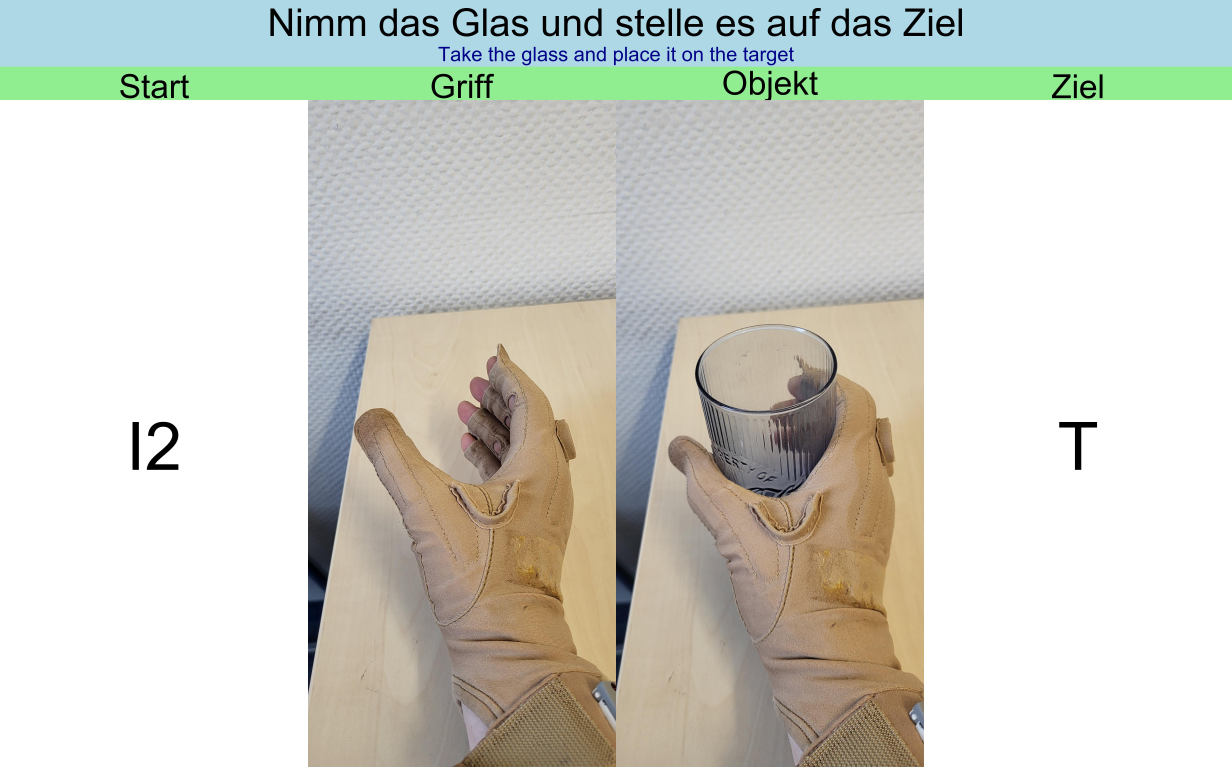
#> input picture data_processing/Slides/action_1.jpg, 7392 x 4600 px, found by its file name (shown at 1/6 size); its folder holds only this picture in this run
$ python swapp.py
#> lines starting #> are read from the running program, lines starting #| are printed output that depends on the picture
from PIL import Image, ImageDraw, ImageFont
import os

def tausche_labels_im_bild(image_path, label1, label2, output_path):
    # Bild laden
#> called with image_path = '../images/Final_images/action_1.jpg', label1 = 'Griff', label2 = 'Objekt', output_path = '../images/Slides/action_1.jpg'
    img = Image.open(image_path)
#> img is the input picture: PIL image 7392x4600 RGB; mean R, G, B 207.3, 209.7, 201.1

    # Zeichenwerkzeug erstellen
    draw = ImageDraw.Draw(img)

    # Schriftart festlegen (achte darauf, dass die Schriftart existiert oder setze eine Standard-Schriftart)
    try:
        font = ImageFont.truetype("arial.ttf", 200)
    except IOError:
        font = ImageFont.load_default()

    # Angenommene Positionen der Labels (müsstest du ggf. anpassen)
    griff_position = (4350, 400)  # Beispielkoordinaten für "Griff"
    objekt_position = (2500, 400)  # Beispielkoordinaten für "Objekt"

    # Farbe für "lightgreen" (für den Hintergrund)
    heading_banner_color = "lightgreen"  # Helles Grün für den Hintergrund

    # Berechne die Größe des Textes mit textbbox
    # textbbox gibt eine Bounding Box des Textes zurück (x1, y1, x2, y2)
    bbox1 = draw.textbbox((0, 0), label1, font=font)
#> bbox1 = (0, 34, 435, 189)
    bbox2 = draw.textbbox((0, 0), label2, font=font)
#> bbox2 = (0, 34, 657, 228)

    # Breite und Höhe des Textes extrahieren
    text_width_1 = bbox1[2] - bbox1[0]  # Breite von label1
#> text_width_1 = 435
    text_height_1 = bbox1[3] - bbox1[1]  # Höhe von label1
#> text_height_1 = 155
    text_width_2 = bbox2[2] - bbox2[0]  # Breite von label2
#> text_width_2 = 657
    text_height_2 = bbox2[3] - bbox2[1]  # Höhe von label2
#> text_height_2 = 194

    # Padding für die "delete box" (grüne Box um den Text)
    padding = 60  # Hier wird der Bereich um den Text größer gemacht
    padding2 = 11  # Hier wird der Bereich um den Text größer gemacht
    # Anpassung der Griff Position (hier verschieben wir die y-Koordinate)
    griff_position_y_adjusted = griff_position[1] - 20  # Beispielwert, um die Box höher zu setzen

    # Grüne Boxen um die Textpositionen zeichnen (größerer Bereich)
    draw.rectangle([griff_position[0] - padding, griff_position_y_adjusted - padding,
                    griff_position[0] + text_width_1 + padding, griff_position_y_adjusted + text_height_1 + padding],
                   fill=heading_banner_color)

    draw.rectangle([objekt_position[0] - padding2, objekt_position[1] - padding2,
                    objekt_position[0] + text_width_2 + padding2, objekt_position[1] + text_height_2 + padding2],
                   fill=heading_banner_color)

    # Jetzt die neuen Labels zeichnen
    draw.text(griff_position, label2, fill="black", font=font)  # "Objekt" an die Position von "Griff" setzen
    draw.text(objekt_position, label1, fill="black", font=font)  # "Griff" an die Position von "Objekt" setzen

    # Bild speichern
    img.save(output_path)
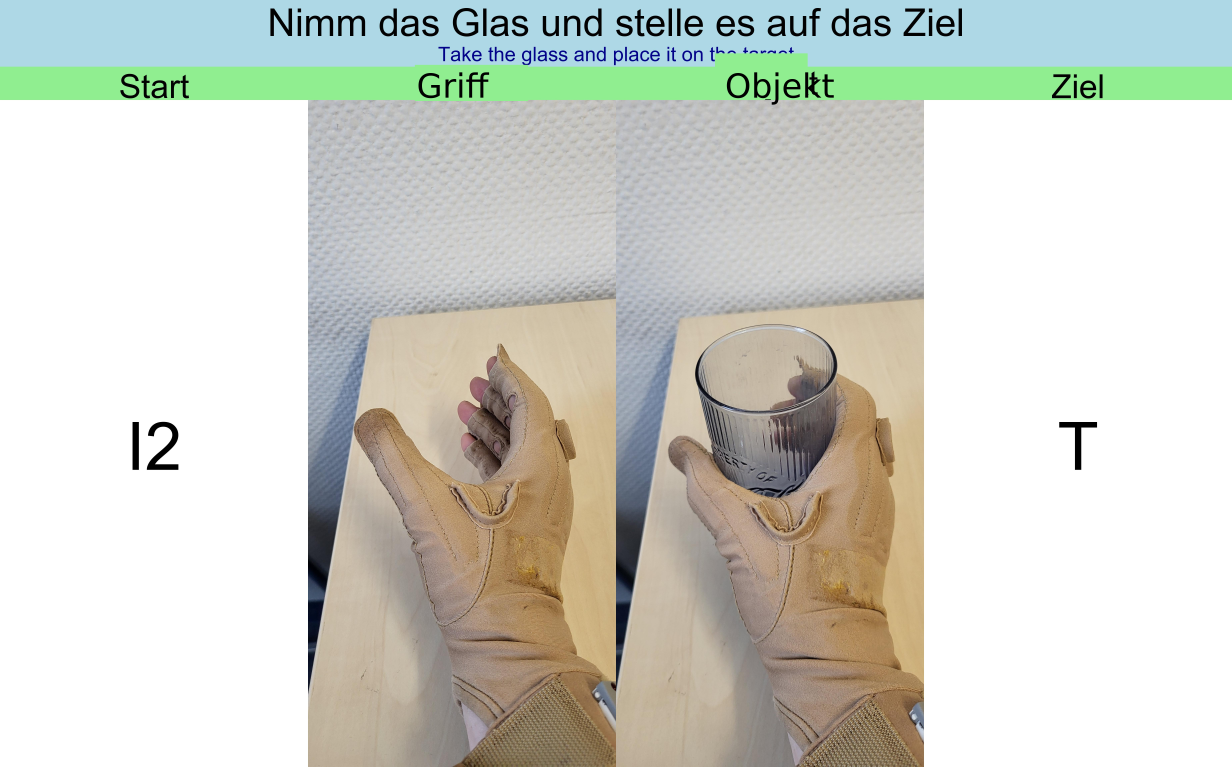
#> saved as action_1.jpg: PIL image 7392x4600 RGB (shown at 1/6 size); mean R, G, B 207.3, 209.7, 200.9

# Beispielaufruf der Funktion für Bild 1
for current_action_num in range(1, 75):  # von 1 bis 74, z.B. nur für action_1
    input_image_path = f'../images/Final_images/action_{current_action_num}.jpg'
    output_image_path = f'../images/Slides/action_{current_action_num}.jpg'

    # Stelle sicher, dass die Datei existiert, bevor du versuchst, sie zu bearbeiten
    if os.path.exists(input_image_path):
        tausche_labels_im_bild(input_image_path, "Griff", "Objekt", output_image_path)
        print(f'Bild action_{current_action_num} wurde bearbeitet und gespeichert.')
    else:
        print(f'Bild action_{current_action_num} nicht gefunden.')
